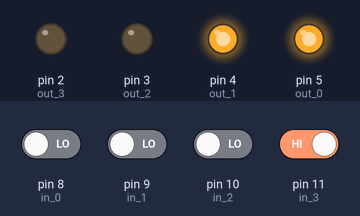
The sketch below on a simulated Arduino Uno, built with avr-gcc and run on an emulated ATmega328P. On the bench: output pins drawn as LEDs (lit = HIGH). The inputs (shaded band) are chosen by the test bench; at power-on: pin 11 (in_3) HIGH, pin 8 (in_0), pin 9 (in_1), pin 10 (in_2) LOW.

Above: at 1.2 s.
1.3 s: pin 9 (in_1) driven HIGH
At 2.2 s:
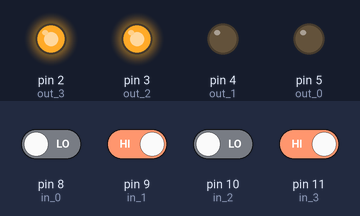
2.8 s: pin 8 (in_0) driven HIGH
At 3.4 s:
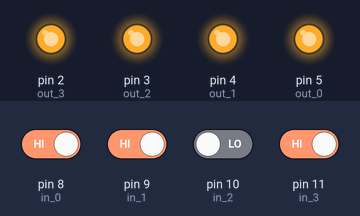
4.3 s: pin 10 (in_2) driven HIGH
At 5.5 s:
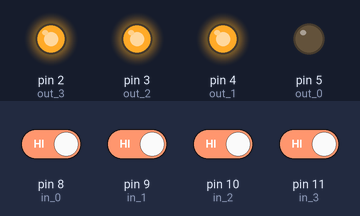
5.8 s: pin 11 (in_3) driven LOW
At 6.9 s:
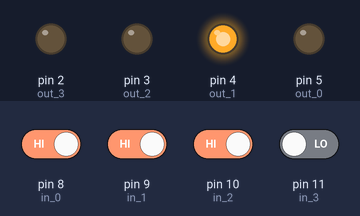
7.3 s: pin 8 (in_0) driven LOW
At 8.0 s:
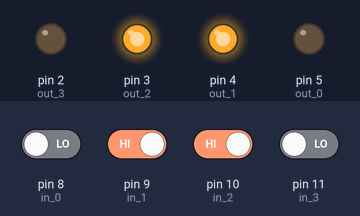
8.8 s: pin 9 (in_1) driven LOW
At 9.1 s:
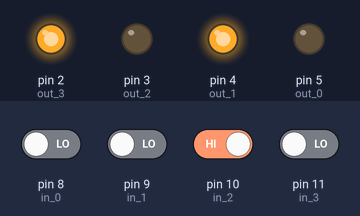
Timing chart, 0 to 11.3 s (numbered marks = the images above; inputs shaded):
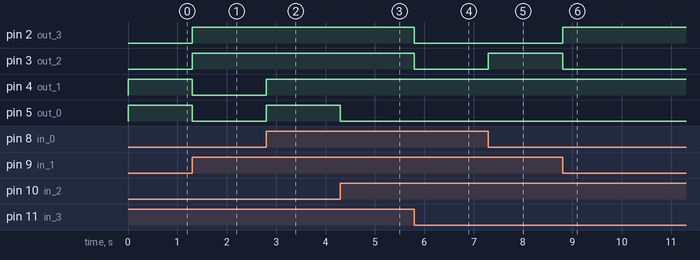

Measured:
- after the input at 1.3 s, pin 2 (out_3), pin 3 (out_2): LOW → HIGH at once; pin 4 (out_1), pin 5 (out_0): HIGH → LOW at once
- after the input at 2.8 s, pin 4 (out_1), pin 5 (out_0): LOW → HIGH at once
- after the input at 4.3 s, pin 5 (out_0): HIGH → LOW at once
- after the input at 5.8 s, pin 2 (out_3), pin 3 (out_2): HIGH → LOW at once
- after the input at 7.3 s, pin 3 (out_2): LOW → HIGH at once
- after the input at 8.8 s, pin 2 (out_3): LOW → HIGH at once; pin 3 (out_2): HIGH → LOW at once

The sketch:

sketch_dec16a.ino
```cpp
int in_0 = 8;
int in_1 = 9;
int in_2 = 10;
int in_3 = 11;
int out_0 = 5;
int out_1 = 4;
int out_2 = 3;
int out_3 = 2;
int A = 0;
int B = 0;
int C = 0;
int D = 0;

void setup() {
pinMode(in_0, INPUT);
pinMode(in_1, INPUT);
pinMode(in_2, INPUT);
pinMode(in_3, INPUT);
pinMode(out_0, OUTPUT);
pinMode(out_1, OUTPUT);
pinMode(out_2, OUTPUT);
pinMode(out_3, OUTPUT);
}

void loop() {
A = digitalRead(in_0);
B = digitalRead(in_1);
C = digitalRead(in_2);
D = digitalRead(in_3);

if ((!D && !C && !A) || (!C && !B) || (!D && !B && A) || (D && !C && A)){
digitalWrite(out_0, HIGH);
} else {
digitalWrite(out_0, LOW);
}

if ((!D && B) || (B && A) || (!D && C) || (D && !C && !B) || (D && !B && !A)){
digitalWrite(out_1, HIGH);
} else {
digitalWrite(out_1, LOW);
}

if ((!D && !C && !B && !A) || (C && B && !A) || (D && B) || (D && C)){
digitalWrite(out_2, HIGH);
} else {
digitalWrite(out_2, LOW);
}

if ((!D && !C && B) || (!D && C && !B) || (D && B && ~A) || (D && C && A)){
digitalWrite(out_3, HIGH);
} else {
digitalWrite(out_3, LOW);
}

}
```
